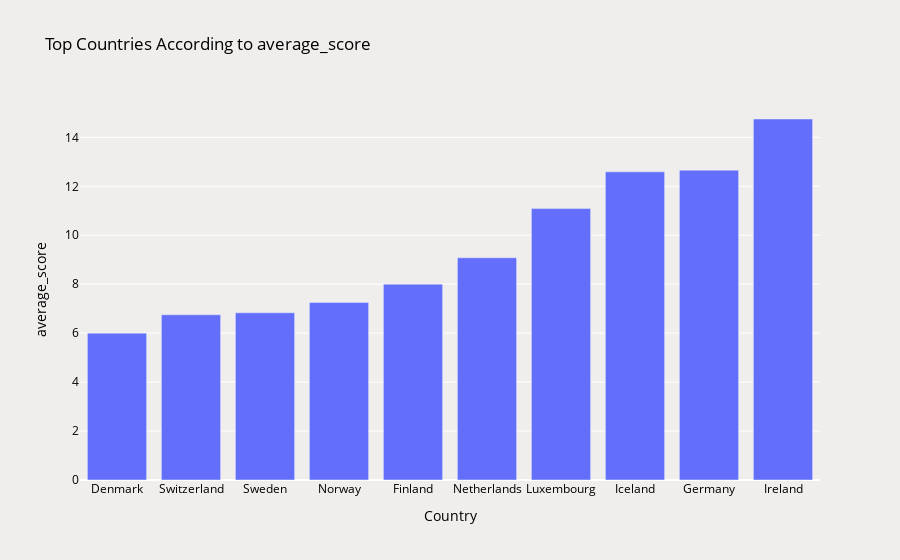

Here is the notebook cell this chart was saved with:
### Markdown cell above
### <b><span style='color:#DEB078'>5.1 |</span><span style='color:#7A7A7A'> Countries</span></b>

### Code cell
# Top Countries According to average_score

char_bar = df.groupby(['country'])[['average_score']].sum().reset_index()
char_bar = char_bar.sort_values(by=("average_score"), ascending=True)

top = char_bar.head(10)
fig = go.Figure()
fig.add_trace(go.Bar(x=top['country'], y=top["average_score"]))

fig.update_layout(title='Top Countries According to average_score',
                          xaxis_title='Country',
                          yaxis_title= "average_score",
                          plot_bgcolor='#F0EEED', 
                          paper_bgcolor='#F0EEED',  
                          font=dict(color='black'))

pyo.init_notebook_mode(connected=True)
pyo.iplot(fig)

### Figure 1 — Plotly figure (JSON) as saved in the notebook; plotly's stock layout.template omitted (floating-point values rounded to 4 significant figures)
{"data": [{"type": "bar", "x": ["Denmark", "Switzerland", "Sweden", "Norway", "Finland", "Netherlands", "Luxembourg", "Iceland", "Germany", "Ireland"], "y": [6.0, 6.75, 6.83, 7.25, 8.0, 9.08, 11.09, 12.59, 12.66, 14.75]}], "layout": {"font": {"color": "black"}, "paper_bgcolor": "#F0EEED", "plot_bgcolor": "#F0EEED", "title": {"text": "Top Countries According to average_score"}, "xaxis": {"title": {"text": "Country"}}, "yaxis": {"title": {"text": "average_score"}}}}
